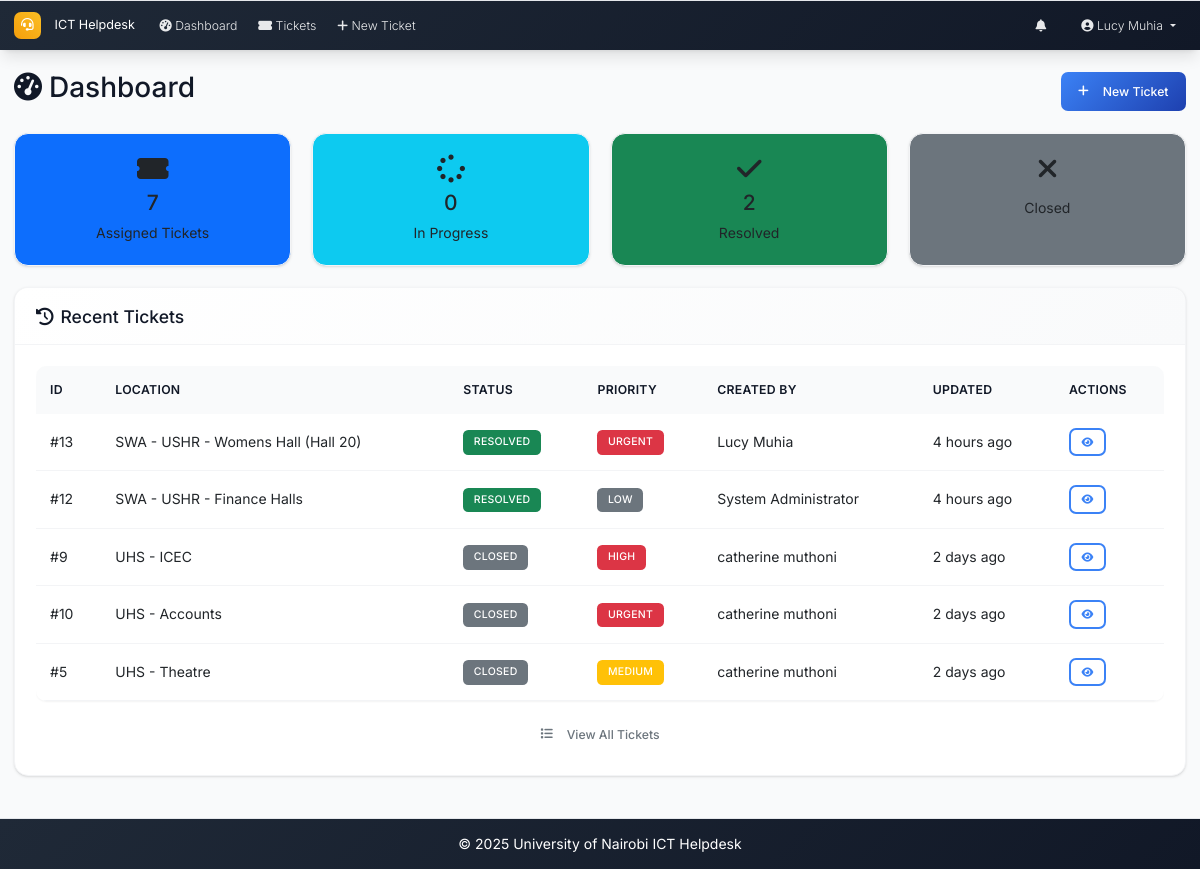
/dashboard (signed in), run on an earlier commit of the app's database.
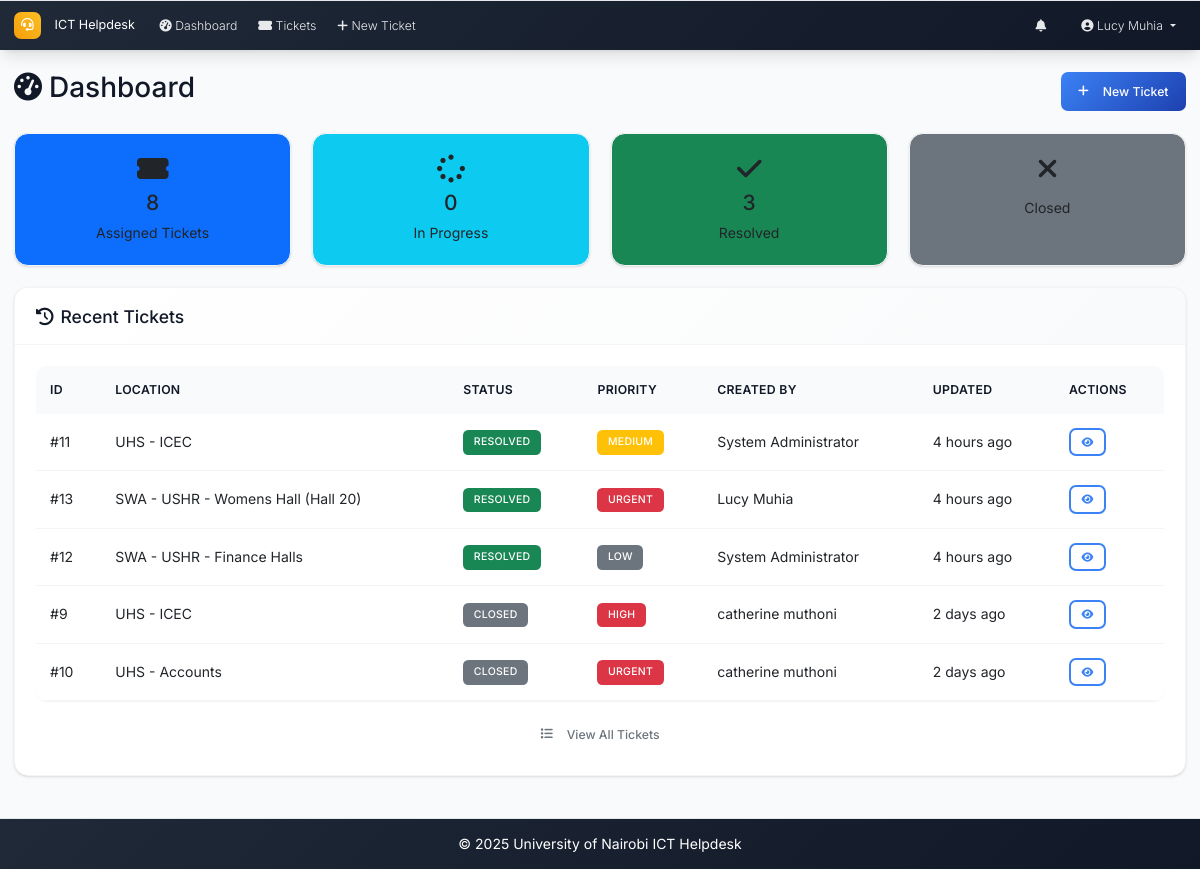
And on a later commit of the database.
### models.py (models this page shows, shortened)
class Ticket(db.Model):
    id = db.Column(db.Integer, primary_key=True)
    location = db.Column(db.String(200), nullable=False)
    description = db.Column(Text, nullable=False)
    status = db.Column(db.String(20), nullable=False, default='open')  # open, in_progress, resolved, closed
    priority = db.Column(db.String(20), nullable=False, default='medium')  # low, medium, high, urgent
    created_at = db.Column(db.DateTime, default=datetime.utcnow)
    updated_at = db.Column(db.DateTime, default=datetime.utcnow, onupdate=datetime.utcnow)
    closed_at = db.Column(db.DateTime)
    closed_by_id = db.Column(db.Integer, db.ForeignKey('user.id'), nullable=True)
    due_date = db.Column(db.DateTime, nullable=True)
    created_by_id = db.Column(db.Integer, db.ForeignKey('user.id'), nullable=True)
    category_id = db.Column(db.Integer, db.ForeignKey('category.id'))
    comments = db.relationship('Comment', backref='ticket', lazy='dynamic', cascade='all, delete-orphan')
    attachments = db.relationship('Attachment', backref='ticket', lazy='dynamic', cascade='all, delete-orphan')
    assignees = db.relationship('User', secondary=ticket_assignees, back_populates='assigned_tickets', lazy='selectin')
    closed_by = db.relationship('User', foreign_keys=[closed_by_id], backref='closed_tickets')

class User(UserMixin, db.Model):
    id = db.Column(db.Integer, primary_key=True)
    username = db.Column(db.String(64), unique=True, nullable=False)
    email = db.Column(db.String(120), unique=True, nullable=False)
    password_hash = db.Column(db.String(256), nullable=False)
    full_name = db.Column(db.String(100), nullable=False)
    role = db.Column(db.String(20), nullable=False, default='user')  # admin, intern, user
    created_at = db.Column(db.DateTime, default=datetime.utcnow)
    is_active = db.Column(db.Boolean, default=True)
    is_verified = db.Column(db.Boolean, default=False)
    verification_token = db.Column(db.String(128), nullable=True)
    tickets_created = db.relationship('Ticket', foreign_keys='Ticket.created_by_id', backref='creator', lazy='dynamic')
    assigned_tickets = db.relationship('Ticket', secondary='ticket_assignees', back_populates='assignees', lazy='selectin')
    comments = db.relationship('Comment', backref='author', lazy='dynamic')

### routes.py (the view)
@app.route('/dashboard')
@login_required
def dashboard():
    if current_user.role == 'admin':
        return redirect(url_for('admin_dashboard'))
    stats = get_dashboard_stats(current_user)
    recent_tickets = Ticket.query.join(Ticket.assignees).filter(User.id == current_user.id).order_by(desc(Ticket.updated_at)).limit(5).all()
    return render_template('dashboard.html', stats=stats, recent_tickets=recent_tickets)

### app.py (called while the page is built)
@login_manager.user_loader
def load_user(user_id):
    from models import User
    return User.query.get(int(user_id))

@app.context_processor
def inject_now():
    return {'now': datetime.utcnow}

### routes.py (called while the page is built)
@app.context_processor
def inject_datetime():
    return dict(datetime=datetime)

### utils.py (called while the page is built)
def get_priority_badge_class(priority):
    classes = {
        'low': 'bg-secondary',
        'medium': 'bg-warning',
        'high': 'bg-danger',
        'urgent': 'bg-danger'
    }
    return classes.get(priority, 'bg-secondary')

def get_status_badge_class(status):
    classes = {
        'open': 'bg-primary',
        'in_progress': 'bg-warning',
        'resolved': 'bg-success',
        'closed': 'bg-secondary'
    }
    return classes.get(status, 'bg-secondary')

### templates/dashboard.html (shortened to what the changed rows need)
{% extends "base.html" %}
{% block content %}
<div class="d-flex justify-content-between align-items-center mb-4">
    <h2><i class="fas fa-tachometer-alt me-2"></i>Dashboard</h2>
</div>
<div class="row mb-4">
    {% if current_user.role == 'intern' %}
        <div class="col-md-3">
            <a href="{{ url_for('tickets_list', status='assigned') }}" class="text-decoration-none">
                <div class="card bg-primary h-100">
                    <div class="card-body text-center">
                        <i class="fas fa-ticket-alt fa-2x mb-2"></i>
                        <h4>{{ stats.assigned_tickets }}</h4>
                        <p class="mb-0">Assigned Tickets</p>
                    </div>
                </div>
            </a>
        </div>
        <div class="col-md-3">
            <a href="{{ url_for('tickets_list', status='in_progress') }}" class="text-decoration-none">
                <div class="card bg-info h-100">
                    <div class="card-body text-center">
                        <i class="fas fa-spinner fa-2x mb-2"></i>
                        <h4>{{ stats.my_in_progress }}</h4>
                        <p class="mb-0">In Progress</p>
                    </div>
                </div>
            </a>
        </div>
        <div class="col-md-3">
            <a href="{{ url_for('tickets_list', status='resolved') }}" class="text-decoration-none">
                <div class="card bg-success h-100">
                    <div class="card-body text-center">
                        <i class="fas fa-check fa-2x mb-2"></i>
                        <h4>{{ stats.my_resolved }}</h4>
                        <p class="mb-0">Resolved</p>
                    </div>
                </div>
            </a>
        </div>
        <div class="col-md-3">
            <a href="{{ url_for('tickets_list', status='closed') }}" class="text-decoration-none">
                <div class="card bg-secondary h-100">
                    <div class="card-body text-center">
                        <i class="fas fa-times fa-2x mb-2"></i>
                        <p class="mb-0">Closed</p>
                    </div>
                </div>
            </a>
        </div>
    {% endif %}
</div>
<div class="card">
    <div class="card-body">
        {% if recent_tickets %}
            <div class="table-responsive">
                <table class="table table-hover">
                    <thead>
                        <tr>
                            <th>ID</th>
                            <th>Location</th>
                            <th>Status</th>
                            <th>Priority</th>
                            {% if current_user.role == 'intern' %}
                            <th>Created By</th>
                            {% else %}
                            <th>Assigned To</th>
                            {% endif %}
                            <th>Updated</th>
                            <th>Actions</th>
                        </tr>
                    </thead>
                    <tbody>
                        {% for ticket in recent_tickets %}
                        <tr>
                            <td>#{{ ticket.id }}</td>
                            <td>{{ ticket.location[:50] }}{% if ticket.location and ticket.location|length > 50 %}...{% endif %}</td>
                            <td>
                                <span class="badge {{ ticket.status|status_badge }}">
                                    {{ ticket.status.replace('_', ' ').title() }}
                                </span>
                            </td>
                            <td>
                                <span class="badge {{ ticket.priority|priority_badge }}">
                                    {{ ticket.priority.title() }}
                                </span>
                            </td>
                            {% if current_user.role == 'intern' %}
                            <td>{{ ticket.creator.full_name }}</td>
                            {% endif %}
                            <td>{{ ticket.updated_at|time_ago }}</td>
                            <td>
                                <a href="{{ url_for('ticket_detail', id=ticket.id) }}" class="btn btn-sm btn-outline-primary">
                                    <i class="fas fa-eye"></i>
                                </a>
                            </td>
                        </tr>
                        {% endfor %}
                    </tbody>
                </table>
            </div>
        {% endif %}
    </div>
</div>
{% endblock %}

What changed in the data, as far as the page shows it:
no longer on this page (row unchanged): Ticket: id "5", location "UHS - Theatre", status.replace "CLOSED", priority "MEDIUM", creator.full_name "catherine muthoni", updated_at "2 days ago"
now on this page (row edited): Ticket: id "11", location "UHS - ICEC", status.replace "RESOLVED", priority "MEDIUM", creator.full_name "System Administrator", updated_at "4 hours ago"
Also different on the page:
{{ stats.assigned_tickets }}: "7" → "8"
{{ stats.my_resolved }}: "2" → "3"
